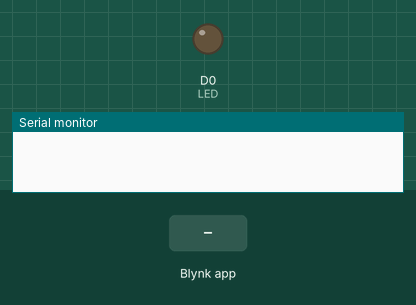
Bench run of a sketch on a simulated ESP8266 (NodeMCU). On the bench: output pins drawn as LEDs (lit = HIGH), the last lines printed to the serial monitor. The inputs (shaded band) are chosen by the test bench. WiFi joins after 1.5 s; servers stay silent unless stated.

Above: at 3.0 s.
3.1 s: Blynk app writes 1 to V0
At 4.3 s:
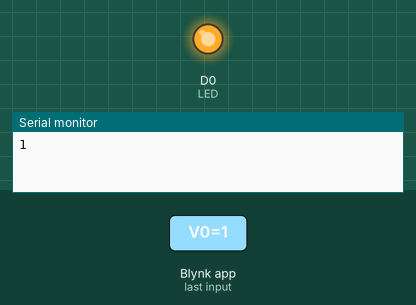
4.6 s: Blynk app writes 0 to V0
At 5.4 s:
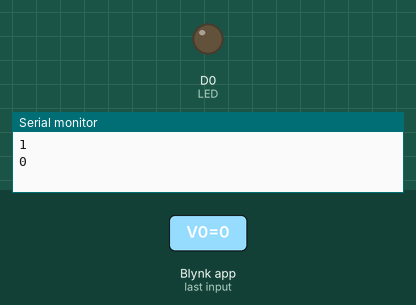
6.1 s: Blynk app writes 200 to V0
At 6.6 s:
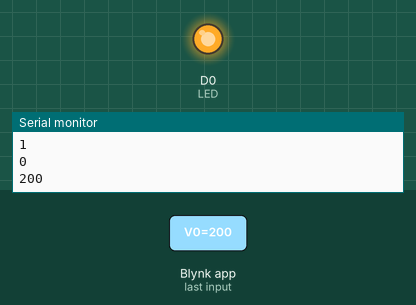
Timing chart, 0 to 9.1 s (numbered marks = the images above; inputs shaded):
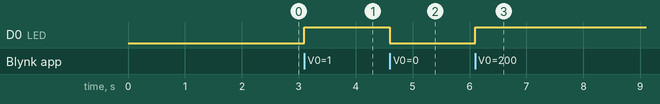

Measured:
- after the input at 3.1 s, D0 (LED): LOW → HIGH at once
- after the input at 4.6 s, D0 (LED): HIGH → LOW at once
- after the input at 6.1 s, D0 (LED): LOW → HIGH at once

The sketch:

esp_iiot.ino
```cpp
#define LED D0

#define BLYNK_TEMPLATE_ID "TMPLLv_XU5PA"
#define BLYNK_DEVICE_NAME "Esp32"
#define BLYNK_AUTH_TOKEN "uubBmBxi_M4kF7bvyLgHCz1_PUEqsPJ_"

#define BLYNK_PRINT Serial

#include <ESP8266WiFi.h>
#include <BlynkSimpleEsp8266.h>

char auth[] = BLYNK_AUTH_TOKEN;

char ssid[] = "Shashank";
char pass[] = "        ";

bool pinstate = false;

void setup()
{
  Serial.begin(115200);
  Blynk.begin(auth, ssid, pass);
  pinMode(LED, OUTPUT);
  digitalWrite(LED, pinstate);
}

void loop()
{
  Blynk.run();
}

BLYNK_WRITE(V0)
{
  int value = param.asInt ();
  digitalWrite(LED, value);
  Serial.println(value);
}

BLYNK_WRITE(V1)
{
  String value = param.asString();
  String lat, lon;

  for (int i = 0; i < value.length(); i++) {
    if (value.substring(i, i+1) == "o") {
      lat = value.substring(3, i-1);
      lon = value.substring(i+2);
      break;
    }
  }
  Serial.println(lat);
  Serial.println(lon);
}
```
